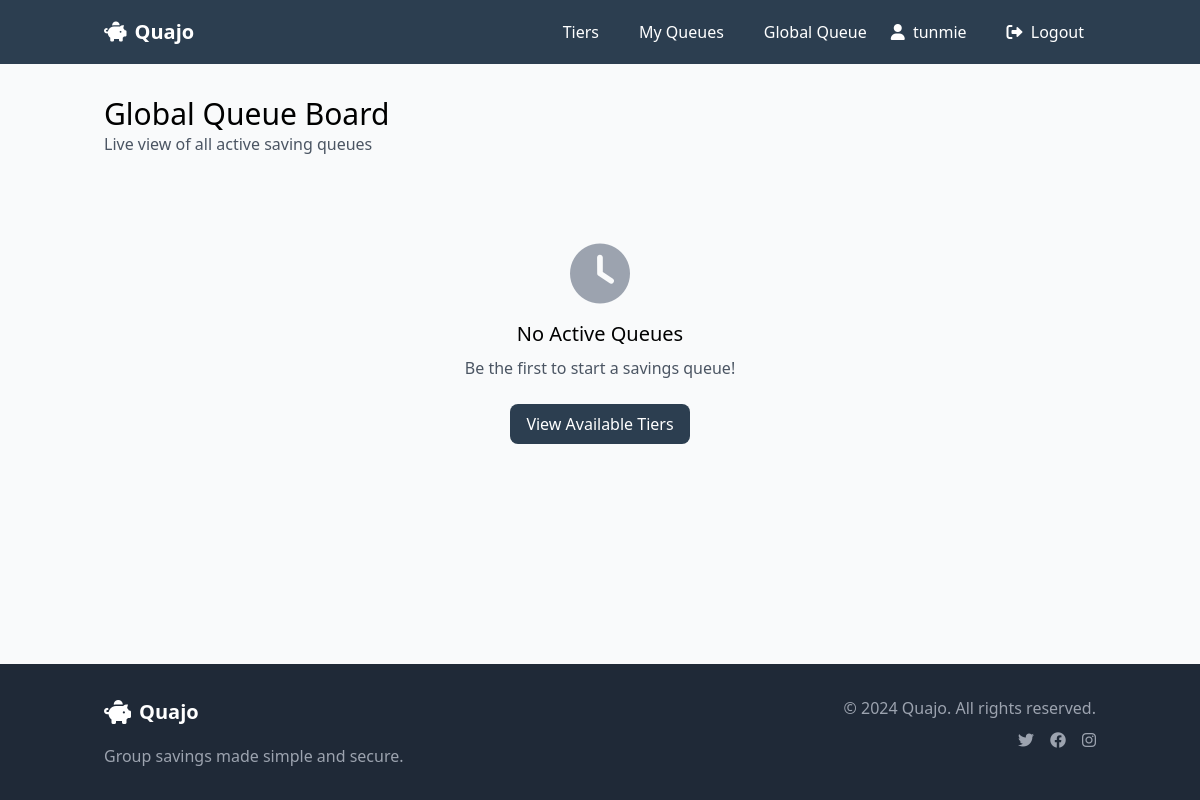
Before: /savings/global-queue/ (signed in) with the older database file.
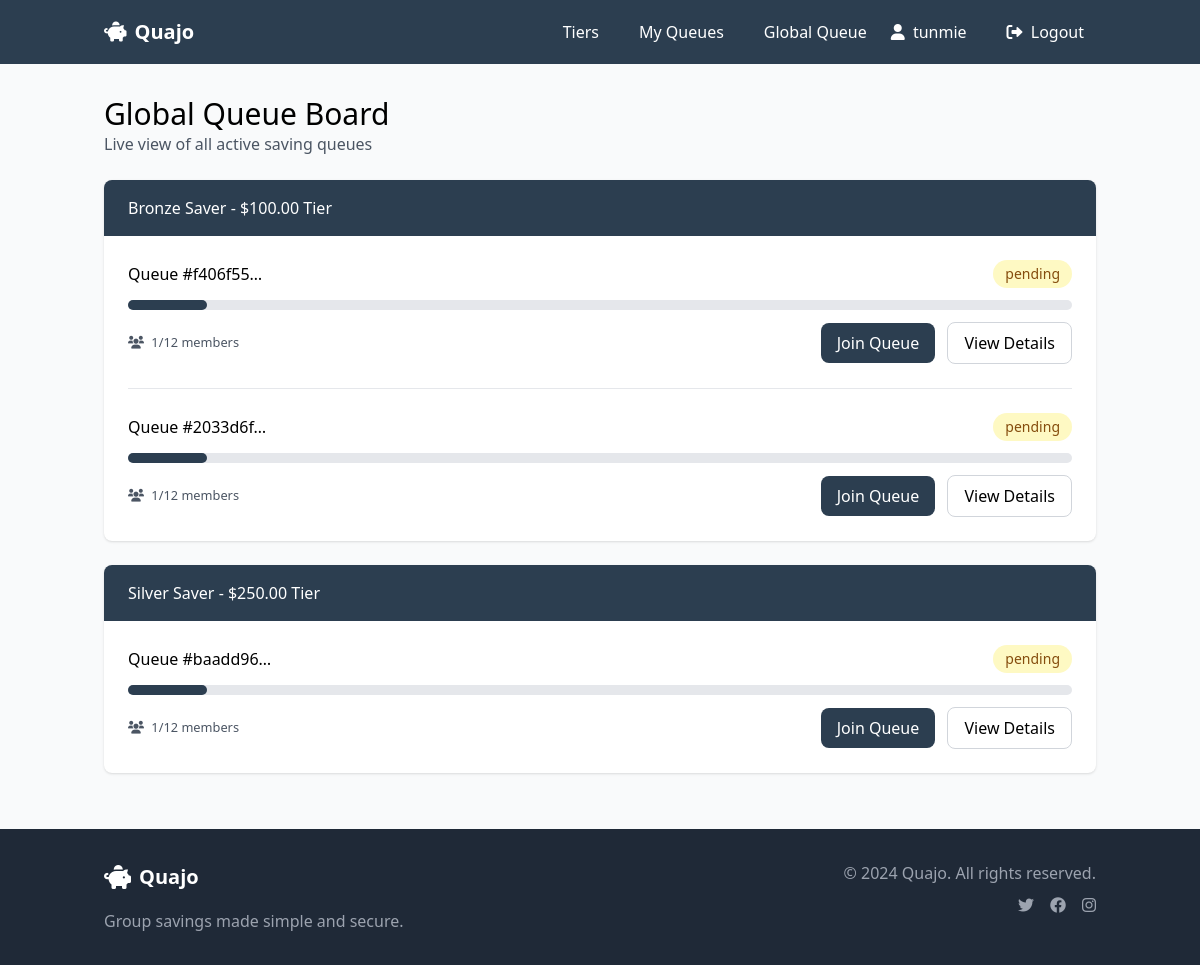
After: the same page with the newer database file.
### savings/models.py (models this page shows, shortened)
class Tier(models.Model):
    name = models.CharField(max_length=100)
    description = models.TextField()
    deposit_amount = models.DecimalField(max_digits=10, decimal_places=2)
    payout_amount = models.DecimalField(max_digits=10, decimal_places=2)
    payout_percentage = models.DecimalField(max_digits=5, decimal_places=2)
    created_at = models.DateTimeField(auto_now_add=True)
    updated_at = models.DateTimeField(auto_now=True)
    @property
    def payout_amount(self):
        """Calculate payout money based on tier deposit and percentage"""
        return self.deposit_amount * 12 * (self.payout_percentage / 100)

class SavingsQueue(models.Model):
    STATUS_CHOICES = (
        ('pending', 'pending'),
        ('active', 'Active'),
        ('completed', 'Completed')
    )
    id = models.UUIDField(primary_key=True, default=uuid.uuid4, editable=False)
    creator = models.ForeignKey(User, on_delete=models.CASCADE, related_name='created_queues')
    tier = models.ForeignKey(Tier, on_delete=models.CASCADE)
    status = models.CharField(max_length=10, choices=STATUS_CHOICES, default='pending')
    created_at = models.DateTimeField(auto_now_add=True)
    completed_at = models.DateTimeField(blank=True, null=True)
    @property
    def total_members(self):
        return self.queue_members.count()

### savings/views.py (the view)
# urls.py: path('global-queue/', views.global_queue, name='global_queue'),
@login_required
def global_queue(request):
    queues = SavingsQueue.objects.filter(
        status__in=['active', 'pending']
    ).select_related('tier', 'creator').prefetch_related('queue_members')
    queues_by_tier = {}
    for queue in queues:
        if queue.tier not in queues_by_tier:
            queues_by_tier[queue.tier] = []
        queues_by_tier[queue.tier].append(queue)
    context = {
        'queues_by_tier': queues_by_tier,
    }
    return render(request, 'savings/global_queue.html', context)

### savings/templatetags/savings_extras.py (called while the page is built)
@register.filter
def multiply(value, arg):
    try:
        result = float(value) * float(arg)
        return min(result, 100)  # Cap at 100%
    except (ValueError, TypeError):
        return 0  # Return 0 instead of empty string

### templates/savings/global_queue.html (shortened to what this page needs)
{% extends 'base.html' %}
{% load savings_extras %}
{% block content %}
<div class="flex flex-wrap justify-between items-center mb-6">
    <div class="w-full">
        <h2 class="text-3xl font-light">Global Queue Board</h2>
        <p class="text-gray-600">Live view of all active saving queues</p>
    </div>
</div>
{% for tier, queues in queues_by_tier.items %}
<div class="bg-white rounded-lg shadow mb-6">
    <div class="bg-primary text-white px-6 py-4 rounded-t-lg">
        <h5 class="font-medium mb-0">{{ tier.name }} - ${{ tier.deposit_amount }} Tier</h5>
    </div>
    <div class="p-6">
        {% if queues %}
            {% for queue in queues %}
            <div class="{% if not forloop.last %}border-b border-gray-200 pb-6 mb-6{% endif %}">
                <div class="flex flex-wrap justify-between items-center mb-3">
                    <h6 class="font-medium">Queue #{{ queue.id|truncatechars:8 }}</h6>
                    <span class="px-3 py-1 rounded-full text-sm {% if queue.status == 'active' %}bg-green-100 text-green-800{% else %}bg-yellow-100 text-yellow-800{% endif %}">
                        {{ queue.get_status_display }}
                    </span>
                </div>
                <div class="h-2.5 bg-gray-200 rounded-full mb-3">
                    <div class="h-2.5 bg-primary rounded-full" style="width: {{ queue.total_members|multiply:8.33 }}%"></div>
                </div>
                <div class="flex flex-wrap justify-between items-center">
                    <small class="text-gray-600">
                        <i class="fas fa-users mr-1"></i> {{ queue.total_members }}/12 members
                    </small>
                    <div class="space-x-2 mt-2 md:mt-0">
                        {% if queue.total_members < 12 %}
                            <a href="{% url 'savings:join_tier' tier.id %}"
                               class="inline-flex items-center px-4 py-2 bg-primary text-white rounded-lg hover:bg-primary/90">
                                Join Queue
                            </a>
                        {% endif %}
                        <a href="{% url 'savings:queue_detail' queue.id %}"
                           class="inline-flex items-center px-4 py-2 border border-gray-300 rounded-lg hover:bg-gray-50">
                            View Details
                        </a>
                    </div>
                </div>
            </div>
            {% endfor %}
        {% endif %}
    </div>
</div>
{% empty %}
<div class="text-center py-16">
    <i class="fas fa-clock text-6xl text-gray-400 mb-4"></i>
    <h4 class="text-xl font-medium mb-2">No Active Queues</h4>
    <p class="text-gray-600 mb-6">Be the first to start a savings queue!</p>
    <a href="{% url 'savings:tier_list' %}" class="inline-flex items-center px-4 py-2 bg-primary text-white rounded-lg hover:bg-primary/90">
        View Available Tiers
    </a>
</div>
{% endfor %}
{% endblock %}

### templates/base.html (shortened to what this page needs)
<!DOCTYPE html>
<html lang="en" class="h-full">
<head>
    <script src="https://cdn.tailwindcss.com"></script>
    <link href="https://cdnjs.cloudflare.com/ajax/libs/font-awesome/6.0.0/css/all.min.css" rel="stylesheet">
</head>
<body class="bg-gray-50 flex flex-col min-h-screen">
    <nav class="bg-primary text-white">
        <div class="container mx-auto px-4">
            <div class="flex justify-between items-center py-3">
                <a href="{% url 'dashboard:home' %}" class="text-xl font-bold flex items-center">
                    <i class="fas fa-piggy-bank mr-2"></i> Quajo
                </a>
                <div id="navMenu" class="hidden lg:flex lg:items-center w-full lg:w-auto transition-all duration-200">
                    <ul class="lg:flex space-x-4">
                        <li>
                            <a href="{% url 'savings:tier_list' %}" class="block py-2 px-3 hover:text-gray-300">Tiers</a>
                        </li>
                        <li>
                            <a href="{% url 'savings:my_queues' %}" class="block py-2 px-3 hover:text-gray-300">My Queues</a>
                        </li>
                        <li>
                            <a href="{% url 'savings:global_queue' %}" class="block py-2 px-3 hover:text-gray-300">Global Queue</a>
                        </li>
                    </ul>
                    <ul class="lg:flex lg:ml-auto space-x-4">
                        {% if user.is_authenticated %}
                            <li>
                                <a href="{% url 'profile' %}" class="block py-2 px-3 hover:text-gray-300">
                                    <i class="fas fa-user mr-1"></i> {{ user.username }}
                                </a>
                            </li>
                            <li>
                                <form method="post" action="{% url 'logout' %}" class="inline">
                                    <button type="submit" class="block py-2 px-3 hover:text-gray-300 w-full text-left">
                                        <i class="fas fa-sign-out-alt mr-1"></i> Logout
                                    </button>
                                </form>
                            </li>
                        {% endif %}
                    </ul>
                </div>
            </div>
        </div>
    </nav>
    <main class="container mx-auto px-4 py-8 flex-grow">
        {% block content %}{% endblock %}
    </main>
    <footer class="bg-gray-800 text-white mt-auto">
        <div class="container mx-auto px-4 py-8">
            <div class="grid grid-cols-1 md:grid-cols-2 gap-8">
                <div>
                    <div class="flex items-center mb-4">
                        <i class="fas fa-piggy-bank text-2xl mr-2"></i>
                        <h5 class="text-xl font-bold">Quajo</h5>
                    </div>
                    <p class="text-gray-400">Group savings made simple and secure.</p>
                </div>
                <div class="md:text-right">
                    <div class="space-y-2">
                        <p class="text-gray-400">&copy; 2024 Quajo. All rights reserved.</p>
                        <div class="flex md:justify-end space-x-4">
                            <a href="#" class="text-gray-400 hover:text-white">
                                <i class="fab fa-twitter"></i>
                            </a>
                            <a href="#" class="text-gray-400 hover:text-white">
                                <i class="fab fa-facebook"></i>
                            </a>
                            <a href="#" class="text-gray-400 hover:text-white">
                                <i class="fab fa-instagram"></i>
                            </a>
                        </div>
                    </div>
                </div>
            </div>
        </div>
    </footer>
</body>
</html>

Changed rows visible on the page:
added Tier: name "Bronze Saver", deposit_amount "100.00"
added SavingsQueue: id "f406f55…", status "pending", total_members "1", shows "Join Queue", shown under "Bronze Saver"
added SavingsQueue: id "2033d6f…", status "pending", total_members "1", shows "Join Queue", shown under "Bronze Saver"
added Tier: name "Silver Saver", deposit_amount "250.00"
added SavingsQueue: id "baadd96…", status "pending", total_members "1", shows "Join Queue", shown under "Silver Saver"
Other visible differences:
text no longer shown: "No Active Queues Be the first to start a savings queue! View Available Tiers"
